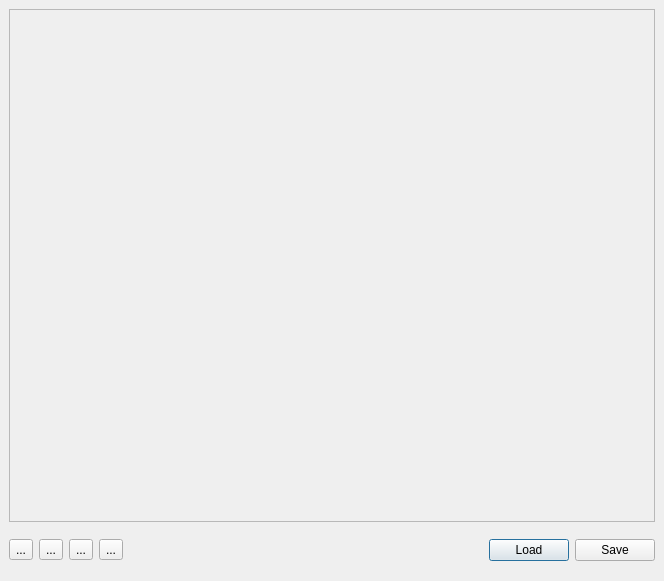
<ui version="4.0" >
 <author></author>
 <comment></comment>
 <exportmacro></exportmacro>
 <class>genScene</class>
 <widget class="QDialog" name="genScene" >
  <property name="geometry" >
   <rect>
    <x>0</x>
    <y>0</y>
    <width>664</width>
    <height>581</height>
   </rect>
  </property>
  <property name="windowTitle" >
   <string>Scene Generator</string>
  </property>
  <property name="windowIcon" >
   <iconset resource="gen.qrc" >:/res/images/3d.png</iconset>
  </property>
  <layout class="QVBoxLayout" >
   <property name="margin" >
    <number>9</number>
   </property>
   <property name="spacing" >
    <number>6</number>
   </property>
   <item>
    <widget class="QFrame" name="mainFrame" >
     <property name="frameShape" >
      <enum>QFrame::StyledPanel</enum>
     </property>
     <property name="frameShadow" >
      <enum>QFrame::Raised</enum>
     </property>
    </widget>
   </item>
   <item>
    <layout class="QHBoxLayout" >
     <property name="margin" >
      <number>0</number>
     </property>
     <property name="spacing" >
      <number>6</number>
     </property>
     <item>
      <widget class="QToolButton" name="sphereButton" >
       <property name="toolTip" >
        <string>add a sphere to the scene.</string>
       </property>
       <property name="text" >
        <string>...</string>
       </property>
       <property name="icon" >
        <iconset resource="gen.qrc" >:/res/images/draw-sphere.png</iconset>
       </property>
       <property name="iconSize" >
        <size>
         <width>32</width>
         <height>32</height>
        </size>
       </property>
      </widget>
     </item>
     <item>
      <widget class="QToolButton" name="cubeButton" >
       <property name="toolTip" >
        <string>add a cube to the scene.</string>
       </property>
       <property name="text" >
        <string>...</string>
       </property>
       <property name="icon" >
        <iconset resource="gen.qrc" >:/res/images/draw-cube.png</iconset>
       </property>
       <property name="iconSize" >
        <size>
         <width>32</width>
         <height>32</height>
        </size>
       </property>
      </widget>
     </item>
     <item>
      <widget class="QToolButton" name="coneButton" >
       <property name="text" >
        <string>...</string>
       </property>
       <property name="icon" >
        <iconset resource="gen.qrc" >:/res/images/draw-cone.png</iconset>
       </property>
       <property name="iconSize" >
        <size>
         <width>32</width>
         <height>32</height>
        </size>
       </property>
      </widget>
     </item>
     <item>
      <widget class="QToolButton" name="cylButton" >
       <property name="text" >
        <string>...</string>
       </property>
       <property name="icon" >
        <iconset resource="gen.qrc" >:/res/images/draw-cylinder.png</iconset>
       </property>
       <property name="iconSize" >
        <size>
         <width>32</width>
         <height>32</height>
        </size>
       </property>
      </widget>
     </item>
     <item>
      <spacer>
       <property name="orientation" >
        <enum>Qt::Horizontal</enum>
       </property>
       <property name="sizeHint" >
        <size>
         <width>311</width>
         <height>44</height>
        </size>
       </property>
      </spacer>
     </item>
     <item>
      <widget class="QPushButton" name="loadButton" >
       <property name="text" >
        <string>Load</string>
       </property>
       <property name="icon" >
        <iconset resource="gen.qrc" >:/res/images/load.png</iconset>
       </property>
       <property name="iconSize" >
        <size>
         <width>32</width>
         <height>32</height>
        </size>
       </property>
      </widget>
     </item>
     <item>
      <widget class="QPushButton" name="saveButton" >
       <property name="text" >
        <string>Save</string>
       </property>
       <property name="icon" >
        <iconset resource="gen.qrc" >:/res/images/save.png</iconset>
       </property>
       <property name="iconSize" >
        <size>
         <width>32</width>
         <height>32</height>
        </size>
       </property>
      </widget>
     </item>
    </layout>
   </item>
  </layout>
 </widget>
 <pixmapfunction></pixmapfunction>
 <resources>
  <include location="gen" />
  <include location="gen.qrc" />
 </resources>
 <connections/>
</ui>
